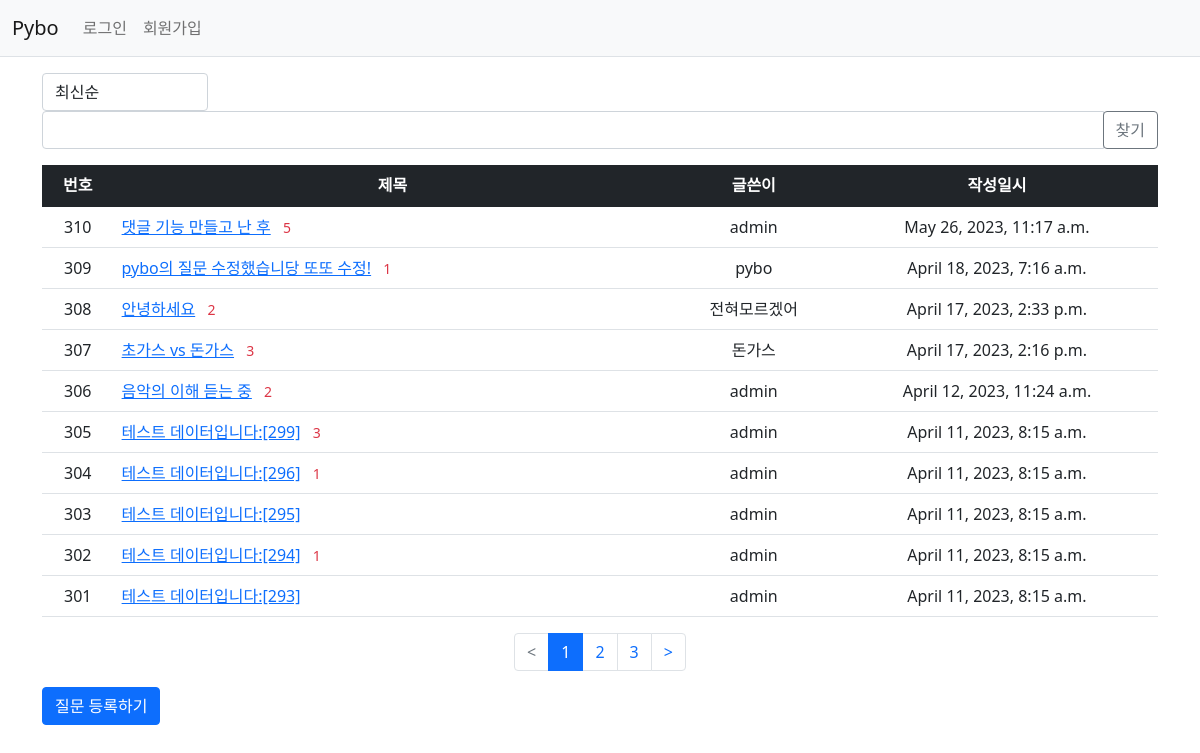
Before: /pybo/ with the older database file.
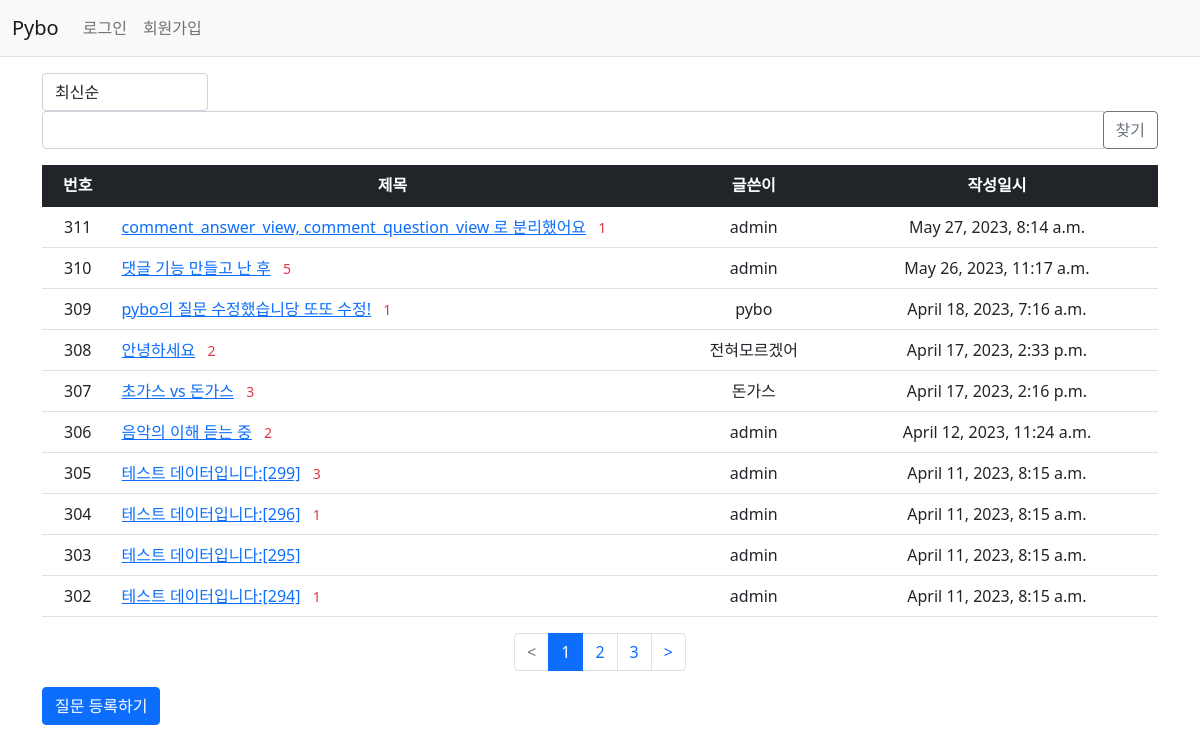
After: the same page with the newer database file.
### pybo/models.py (models this page shows, shortened)
class Question(models.Model):
    author = models.ForeignKey(User, on_delete = models.CASCADE, related_name='author_question')
    subject = models.CharField(max_length = 200)
    content = models.TextField()
    create_date = models.DateTimeField()
    modify_date = models.DateTimeField(null=True, blank=True)
    modify_count = models.IntegerField(default=0)
    voter = models.ManyToManyField(User, related_name = 'voter_question') # 추천인 추가

### pybo/views/base_views.py (the view, shortened to what this page needs)
# urls.py: path('', base_views.index, name = 'index')
def index(request):
    page = request.GET.get('page', '1')  # 페이지
    kw = request.GET.get('kw', '')  # 검색어
    so = request.GET.get('so', 'recent')  # 정렬기준
    if so == 'recommend':
        question_list = Question.objects.annotate(num_voter=Count('voter')).order_by('-num_voter', '-create_date')
    elif so == 'popular':
        question_list = Question.objects.annotate(num_answer=Count('answer')).order_by('-num_answer', '-create_date')
    else:  # recent
        question_list = Question.objects.order_by('-create_date')
    paginator = Paginator(question_list, 10)
    page_obj = paginator.get_page(page)
    context = { 'question_list' : page_obj , 'page' : page, 'kw' : kw }
    return render(request, 'pybo/question_list.html', context)

### pybo/templatetags/pybo_filter.py (called while the page is built)
@register.filter
def sub(value, arg):
    return value - arg

### templates/pybo/question_list.html (shortened to what this page needs)
{% extends 'base.html' %}
{% load pybo_filter %}
{% block content %}
<div class="container my-3">
    <div class="row justify-content-between my-3">
        <div class="col-2">
            <select class="form-control so">
                <option value="recent" {% if so == 'recent' %}selected{% endif %}>최신순</option>
            </select>
        </div>
        <div class="col-4 input-group">
            <input type="text" class="form-control kw" value="{{ kw|default_if_none:'' }}">
            <div class="input-group-append">
                <button class="btn btn-outline-secondary" type="button" id="btn_search">찾기</button>
            </div>
        </div>
    </div>
    <table class="table">
        <thead>
        <tr class="text-center table-dark">
            <th>번호</th>
            <th style="width:50%">제목</th>
            <th>글쓴이</th>
            <th>작성일시</th>
        </tr>
        </thead>
        <tbody>
        {% if question_list %}
        {% for question in question_list %}
        <tr class="text-center">
            <td>
                {{ question_list.paginator.count|sub:question_list.start_index|sub:forloop.counter0|add:1 }}
            </td>
            <td class="text-start">
                <a href="{% url 'pybo:detail' question.id %}">{{ question.subject }}</a>
                {% if question.answer_set.count > 0 %}
                <span class="text-danger small mx-2">{{ question.answer_set.count }}</span>
                {% endif %}
            </td>
            <td>{{ question.author.username }}</td>
            <td>{{ question.create_date }}</td>
        </tr>
        {% endfor %}
        {% else %}
        <tr>
            <td colspan="4">질문이 없습니다.</td>
        </tr>
        {% endif %}
        </tbody>
    </table>
    <ul class="pagination justify-content-center">
        {% if question_list.has_previous %}
        <li class="page-item">
            <a class="page-link" data-page="{{ question_list.previous_page_number }}" href="#"><</a>
        </li>
        {% else %}
        <li class="page-item disabled">
            <a class="page-link" tabindex="-1" aria-disabled="true" href="#"><</a>
        </li>
        {% endif %}
        {% for page_number in question_list.paginator.page_range %}
        {% if page_number >= question_list.number|add:-2 and page_number <= question_list.number|add:2 %}
        {% if page_number == question_list.number %}
        <li class="page-item active" aria-current="page">
            <a class="page-link"  data-page="{{ page_number }}" href="#">{{ page_number }}</a>
        </li>
        {% else %}
        <li class="page-item">
            <a class="page-link" data-page="{{ page_number }}" href="#">{{ page_number }}</a>
        </li>
        {% endif %}
        {% endif %}
        {% endfor %}
        {% if question_list.has_next %}
        <li class="page-item">
            <a class="page-link" data-page="{{ question_list.next_page_number }}" href="#">></a>
        </li>
        {% else %}
        <li class="page-item disabled">
            <a class="page-link" tabindex="-1" aria-disabled="true" href="#">></a>
        </li>
        {% endif %}
    </ul>
    <a href="{% url 'pybo:question_create' %}" class="btn btn-primary">
        질문 등록하기
    </a>
</div>
{% endblock %}

Changed rows visible on the page:
no longer on this page (row unchanged): Question: paginator.count|sub "301", subject "테스트 데이터입니다:[293]", author.username "admin", create_date "April 11, 2023, 8:15 a.m."
added Question: paginator.count|sub "311", subject "comment_answer_view, comment_question_view 로 분리했어요", answer_set.count "1", author.username "admin", create_date "May 27, 2023, 8:14 a.m."
